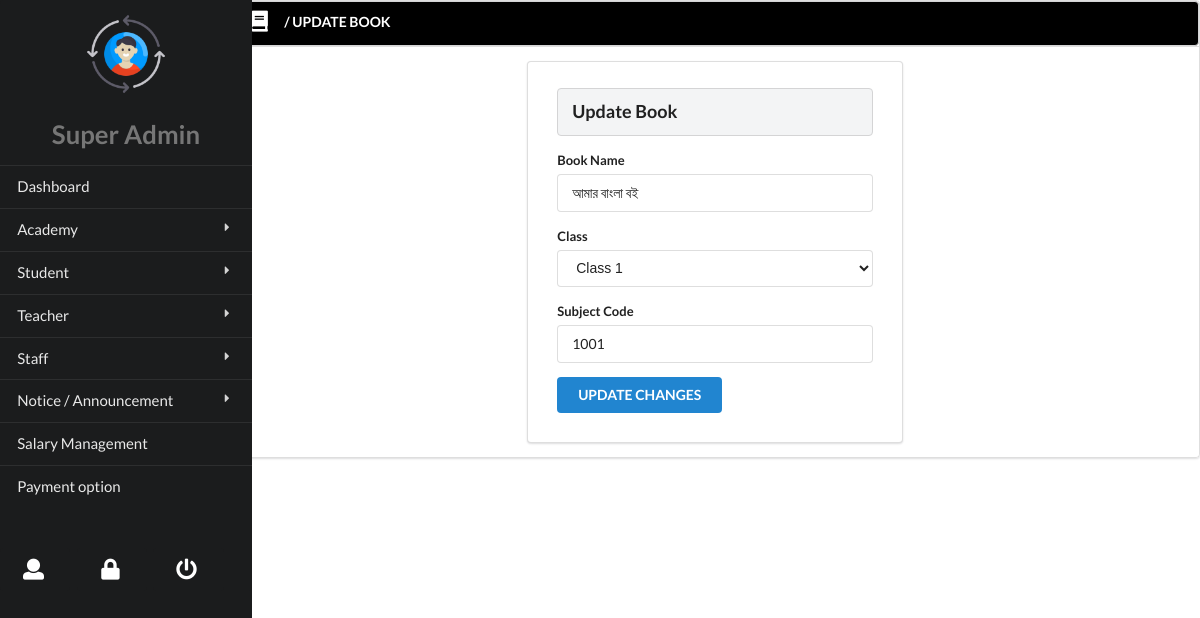
Page /superadmin/1/updatebook on the committed database.
### assignment/models.py (models this page shows, shortened)
class BookList(models.Model):
    CLASS_CHOICES = [
        ('1', 'Class 1'),
        ('2', 'Class 2'),
        ('3', 'Class 3'),
        ('4', 'Class 4'),
        ('5', 'Class 5'),
        ('0', 'Add this book as new book '),
    ]
    bookname = models.CharField(max_length=100)
    classfor = models.CharField(max_length=20, choices=CLASS_CHOICES)
    subjectcode = models.IntegerField()

### superadminmanagement/views.py (the view)
# urls.py: path('<pk>/updatebook', views.UpdateBook.as_view(), name="updatebook"),
class UpdateBook(UpdateView):
    model = BookList
    template_name = 'superadmin/academic/update.html'
    success_url = reverse_lazy('superadmin:booklist')
    fields = "__all__"

### templates/superadmin/academic/update.html (shortened to what this page needs)
{% extends 'superadmin/menu.html' %}
{% load static %}
{% block body %}
<div class="thirteen wide column" style="z-index: 99;">
    <div class="ui segments">
    <div class="">
        <h2 class="ui segment bg-black block header">
            <i class="book icon"></i> / UPDATE BOOK
        </h2>
    </div>
    <div class="ui segment">
        <div class="ui segment" style="width: 40%; margin: auto;">
            <form method="POST" class="ui form" style="padding: 15px;">
                <h3 class="ui block header">Update Book</h3>
                <div class="field">
                    <label for="bookname">Book Name</label>
                    {{form.bookname}}
                </div>
                <div class="field">
                    <label for="classfor">Class</label>
                    {{form.classfor}}
                </div>
                <div class="field">
                    <label for="classfor">Subject Code</label>
                    {{form.subjectcode}}
                </div>
                <div class="field">
                    <input type="submit" value="UPDATE CHANGES" class="ui blue button">
                </div>
            </form>
        </div>
    </div>
</div>
</div>
{% endblock %}

### static/css/main.css (style rules this page uses)
.bg-black { background-color: black !important; color: #fff !important; }
.header { z-index: 1000; }

### rows in the picture
BookList: bookname "আমার বাংলা বই", classfor "Class 1", subjectcode "1001"
